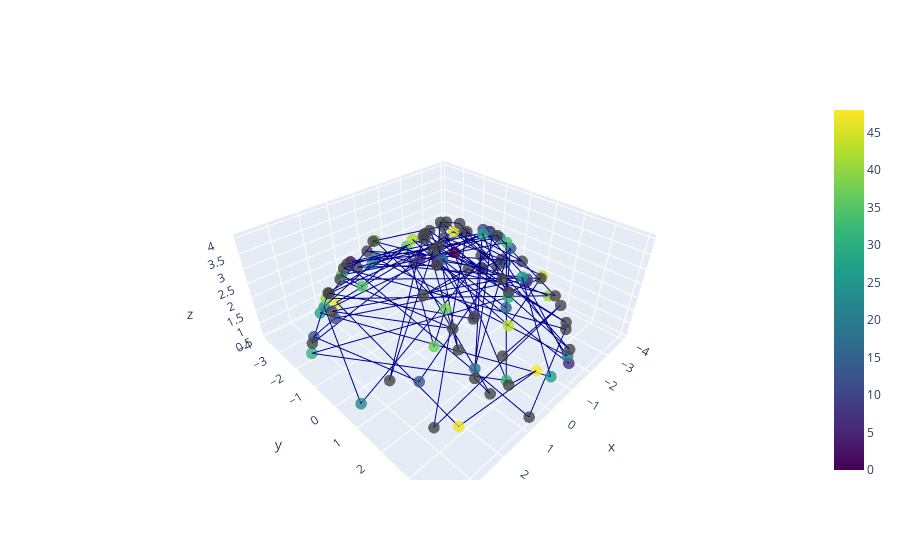

Notebook source saved alongside this figure:
### Markdown cell above
# Plot camera positions (valid)

### Code cell
fig = go.Figure(data=[go.Scatter3d(x=dataset_val.poses[:,:3,3][:,0], y=dataset_val.poses[:,:3,3][:,1], z=dataset_val.poses[:,:3,3][:,2],
                                   mode='lines+markers',
                                   marker=dict(
                                        size=4,
                                        color=np.arange(49),                # set color to an array/list of desired values
                                        colorscale='Viridis',   # choose a colorscale
                                        opacity=0.8, showscale=True
                                    ),
                                   line=dict(
                                        color='darkblue',
                                        width=2
                                   )
                                  
                                  )])
fig.show()
